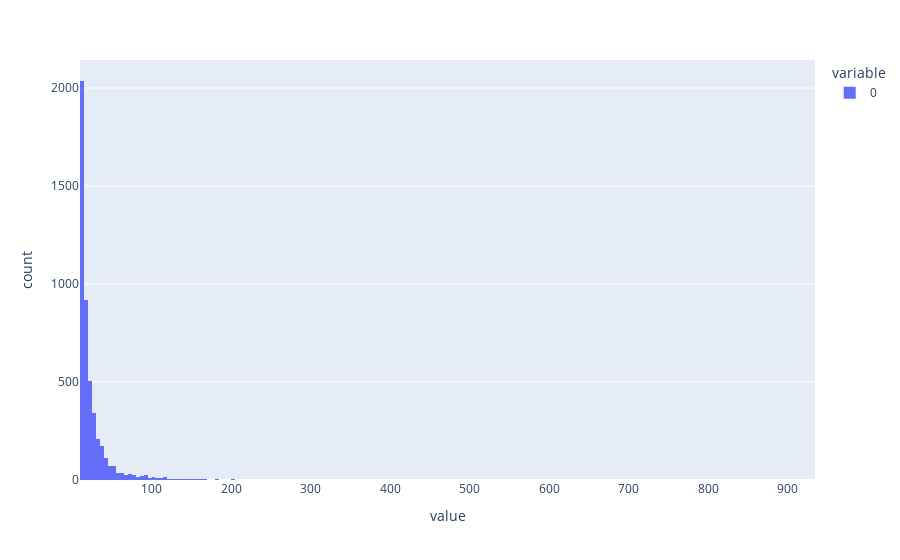

Source (notebook cell):
### Code cell
px.histogram(sample_df.groupby(args.item_col).size())

### Figure 1 — Plotly figure (JSON) as saved in the notebook; plotly's stock layout.template omitted (floating-point values rounded to 4 significant figures; data arrays with more than 128 entries replaced by an {"elided": "..."} marker saying what was removed)
{"data": [{"bingroup": "x", "hovertemplate": "variable=0<br>value=%{x}<br>count=%{y}<extra></extra>", "legendgroup": "0", "marker": {"color": "#636efa", "pattern": {"shape": ""}}, "name": "0", "orientation": "v", "showlegend": true, "type": "histogram", "x": {"elided": "4817 int values"}, "xaxis": "x", "yaxis": "y"}], "layout": {"barmode": "relative", "legend": {"title": {"text": "variable"}, "tracegroupgap": 0}, "margin": {"t": 60}, "xaxis": {"anchor": "y", "domain": [0, 1], "title": {"text": "value"}}, "yaxis": {"anchor": "x", "domain": [0, 1], "title": {"text": "count"}}}}
